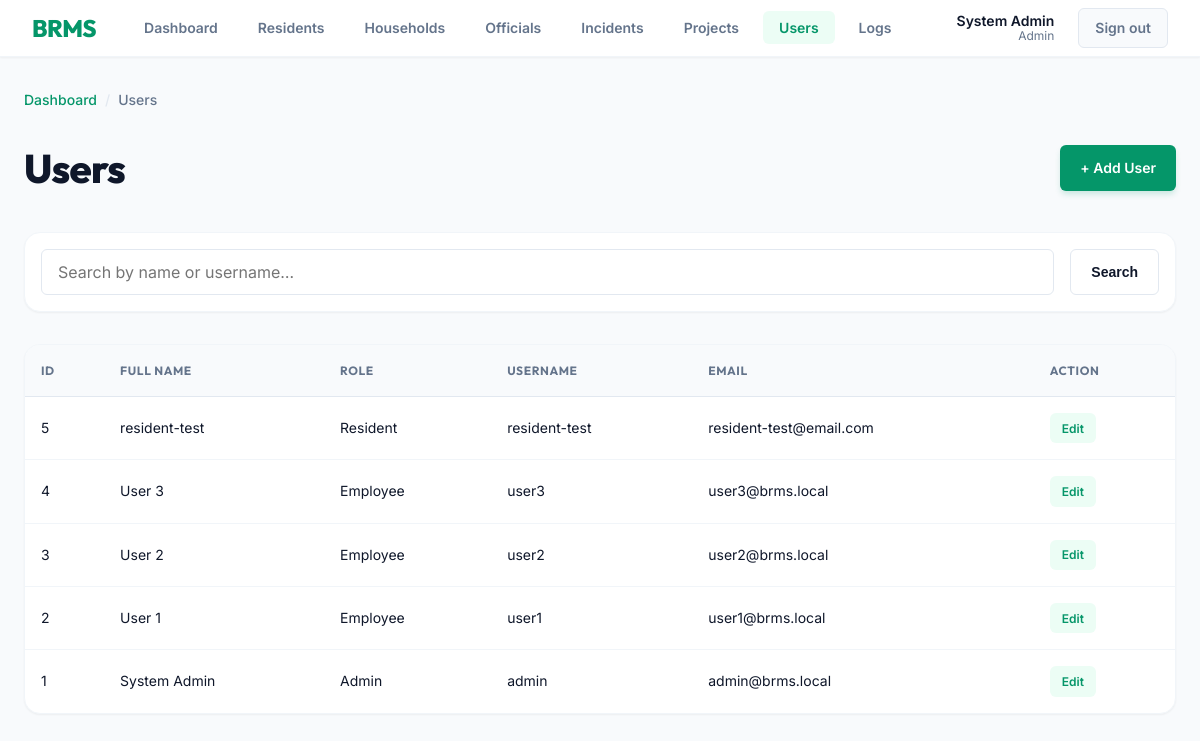
The app's page /users/index.php (signed in) with its own data.
### tables this page shows
CREATE TABLE `tbl_users` (
  `user_id` int(11) NOT NULL,
  `full_name` varchar(100) DEFAULT NULL,
  `role` varchar(20) DEFAULT NULL,
  `username` varchar(50) DEFAULT NULL,
  `password` varchar(100) DEFAULT NULL,
  `email` varchar(100) DEFAULT NULL
);

### users/index.php (the view, shortened to what this page needs)
<?php
include '../db.php';
$search = isset($_GET['search']) ? $_GET['search'] : '';
$query = "SELECT * FROM tbl_users WHERE full_name LIKE '%$search%' OR username LIKE '%$search%' ORDER BY user_id DESC";
$result = mysqli_query($conn, $query);
?>
<!DOCTYPE html>
<html lang="en">
<head>
    <link rel="stylesheet" href="../style.css">
</head>
<body>
    <?php include '../navbar.php'; ?>
    <div class="page-shell page-content">
        <div class="breadcrumb-bar">
            <a href="../index.php">Dashboard</a>
            <span class="sep">/</span>
            <span>Users</span>
        </div>
        <div class="page-header">
            <h1>Users</h1>
            <a href="add.php" class="btn-accent" id="add-user-btn">+ Add User</a>
        </div>
        <form method="GET" class="filter-bar" id="users-filter">
            <input type="text" name="search" class="form-control search-input" placeholder="Search by name or username…" value="<?php echo $search; ?>" id="users-search">
            <button type="submit" class="btn-secondary">Search</button>
        </form>
        <table class="data-table" id="users-table">
            <thead>
                <tr>
                    <th>ID</th>
                    <th>Full Name</th>
                    <th>Role</th>
                    <th>Username</th>
                    <th>Email</th>
                    <th>Action</th>
                </tr>
            </thead>
            <tbody>
                <?php if (mysqli_num_rows($result) > 0): ?>
                <?php while ($row = mysqli_fetch_assoc($result)): ?>
                <tr>
                    <td><?php echo $row['user_id']; ?></td>
                    <td><?php echo $row['full_name']; ?></td>
                    <td><?php echo $row['role']; ?></td>
                    <td><?php echo $row['username']; ?></td>
                    <td><?php echo $row['email']; ?></td>
                    <td>
                        <a href="edit.php?id=<?php echo $row['user_id']; ?>" class="btn-edit">Edit</a>
                    </td>
                </tr>
                <?php endwhile; ?>
                <?php else: ?>
                <tr><td colspan="6"><div class="empty-state"><p>No users found.</p></div></td></tr>
                <?php endif; ?>
            </tbody>
        </table>
    </div>
</body>
</html>

### records on screen
tbl_users: user_id "5", full_name "resident-test", role "Resident", username "resident-test", email "resident-test@email.com"
tbl_users: user_id "4", full_name "User 3", role "Employee", username "user3", email "user3@brms.local"
tbl_users: user_id "3", full_name "User 2", role "Employee", username "user2", email "user2@brms.local"
tbl_users: user_id "2", full_name "User 1", role "Employee", username "user1", email "user1@brms.local"
tbl_users: user_id "1", full_name "System Admin", role "Admin", username "admin", email "admin@brms.local"

### other values on screen
$_SESSION['full_name'] "System Admin"
$_SESSION['role'] "Admin"
